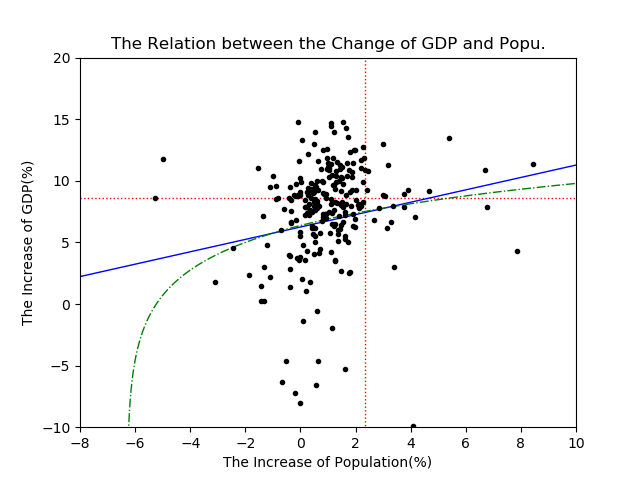

Reproduce this figure in Python.
import json
import msgpack
import matplotlib.pyplot as plt
from scipy.optimize import leastsq
import numpy as np
import math

def func(p,x):
	k,b=p
	return k*x+b

def error(p,x,y):
	return func(p,x)-y

def func2(p,x):
	k1,b1=p
	return np.array([k1 * math.log(x[i] + 6.3) + b1 for i in range(x.shape[0])])

def error2(p,x,y):
	return func2(p,x)-y

data = json.load(open('data.json', 'r', encoding='utf8'))

tags = ['2017urbanpop', '2016urbanpop', '2017urbangdp', '2016urbangdp']

data_tmp = []

for city in data.keys():
	flag = 1
	for t in tags:
		if t in data[city]:
			continue
		else:
			flag = 0

	if flag > 0:
		tmp = [city] + [data[city][t] for t in tags]
		k = tmp[1] / tmp[2]
		if k > 1.25 or k < 0.7:
			continue

		k = tmp[3] / tmp[4]
		if k > 1.25 or k < 0.7:
			continue
		data_tmp.append(tmp)

print(sum([i[1] for i in data_tmp]), sum([i[2] for i in data_tmp]))
print(sum([i[3] for i in data_tmp]), sum([i[4] for i in data_tmp]))

ave_pop = (sum([i[1] for i in data_tmp]) / sum([i[2] for i in data_tmp]) - 1.0) * 100
ave_gdp = (sum([i[3] for i in data_tmp]) / sum([i[4] for i in data_tmp]) - 1.0) * 100

print(ave_gdp, ave_pop)
print(len(data_tmp))

data_tmp = [[i[0], (i[1]/i[2]-1.0)*100, (i[3]/i[4]-1.0)*100] for i in data_tmp]

print(min([i[1] for i in data_tmp]), min([i[2] for i in data_tmp]))

plt.axis([-8, 10, -10, 20])

plt.plot([-100, 100], [ave_gdp, ave_gdp], 'r:', linewidth=1)
plt.plot([ave_pop, ave_pop], [-100, 100], 'r:', linewidth=1)

k, b = leastsq(error, [-1, -100], args=(np.array([i[1] for i in data_tmp]), np.array([i[2] for i in data_tmp])))[0]

x = np.arange(-11, 11, 0.01)
plt.plot(x, k*x+b, 'b-', linewidth=1)

k, b = leastsq(error2, [1000, 1000], args=(np.array([i[1] for i in data_tmp]), np.array([i[2] for i in data_tmp])))[0]

x = np.arange(-6.29, 11, 0.01)
y = np.array([k * math.log(x[i] + 6.3) + b for i in range(x.shape[0])])
plt.plot(x, y, 'g-.', linewidth=1)

cc = []
for i in data_tmp:
	if data[i[0]]['loc'] == 1:
		cc.append(i[1])
	plt.plot(i[1], i[2], 'k.', linewidth=5)

plt.title('The Relation between the Change of GDP and Popu.')
plt.xlabel('The Increase of Population(%)')
plt.ylabel('The Increase of GDP(%)')

plt.savefig('gdp-pop.png')

plt.show()

print(sum(cc) / len(cc))
print(cc)

c = ['k', 'b', 'r', 'g']
l = ['(Coastal)', '(Middle)', '(West)', '(North-East)']

for j in range(1, 5):
	plt.plot([-100, 100], [ave_gdp, ave_gdp], 'k:', linewidth=1)
	plt.plot([ave_pop, ave_pop], [-100, 100], 'k:', linewidth=1)
	plt.plot([1.43715, 1.43715], [-100, 100], 'r:', linewidth=1)
	for i in data_tmp:
		k = data[i[0]]['loc']
		if k == j:
			plt.plot(i[1], i[2], c[j-1] + '.', linewidth=1)

	plt.axis([-8, 10, -10, 20])
	plt.title('The Relation between the Change of GDP and Popu.' + l[j-1])
	plt.xlabel('The Increase of Population(%)')
	plt.ylabel('The Increase of GDP(%)')

	plt.savefig('gdp-pop' + str(j+1) + '.png')

	plt.show()

plt.plot([-100, 100], [ave_gdp, ave_gdp], 'k:', linewidth=1)
plt.plot([ave_pop, ave_pop], [-100, 100], 'k:', linewidth=1)
for i in data_tmp:
	j = int(data[i[0]]['loc'])
	plt.plot(i[1], i[2], c[j-1] + '.', linewidth=1)

plt.axis([-8, 10, -10, 20])
plt.title('The Relation between the Change of GDP and Popu.(Total)')
plt.xlabel('The Increase of Population(%)')
plt.ylabel('The Increase of GDP(%)')

plt.savefig('gdp-pop' + '6' + '.png')

plt.show()

